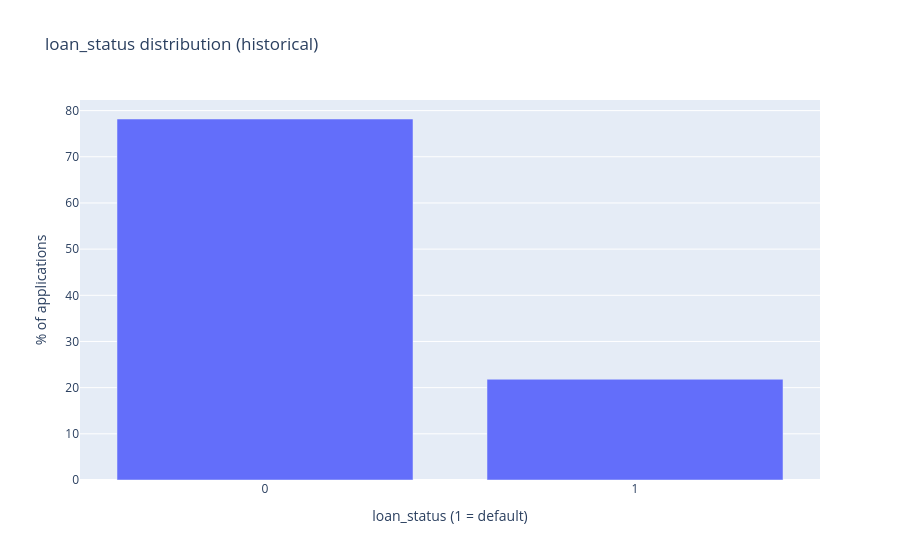

The notebook cell this image was saved under:
### Markdown cell above
## `loan_status` distribution

### Code cell
status_pct = (df['loan_status'].value_counts(normalize=True) * 100).round(2)
status_df = pd.DataFrame({'loan_status': status_pct.index.astype(str), 'pct': status_pct.values})

fig_status = px.bar(
    status_df, x='loan_status', y='pct',
    title='loan_status distribution (historical)',
    labels={'pct': '% of applications', 'loan_status': 'loan_status (1 = default)'},
)
fig_status.show()
status_df

### Figure 1 — Plotly figure (JSON) as saved in the notebook; plotly's stock layout.template omitted (floating-point values rounded to 4 significant figures)
{"data": [{"hovertemplate": "loan_status (1 = default)=%{x}<br>% of applications=%{y}<extra></extra>", "legendgroup": "", "marker": {"color": "#636efa", "pattern": {"shape": ""}}, "name": "", "orientation": "v", "showlegend": false, "textposition": "auto", "type": "bar", "x": ["0", "1"], "xaxis": "x", "y": [78.18, 21.82], "yaxis": "y"}], "layout": {"barmode": "relative", "legend": {"tracegroupgap": 0}, "title": {"text": "loan_status distribution (historical)"}, "xaxis": {"anchor": "y", "domain": [0, 1], "title": {"text": "loan_status (1 = default)"}}, "yaxis": {"anchor": "x", "domain": [0, 1], "title": {"text": "% of applications"}}}}
